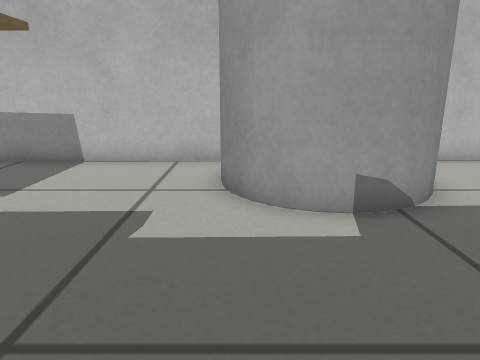
View 1 (above)

12 first-person views from a walk through a robot-simulator world made for Gazebo. The camera is 0.42 m above the floor, tilts 14° down and sees 70° across. The floor is counted in squares, 0.2 m on a side. Each view is taken from the middle of a square. On the plan, view 1 faces up. The plan holds only what a view shows up to about 18 squares ahead; the rest is blank.

View 2
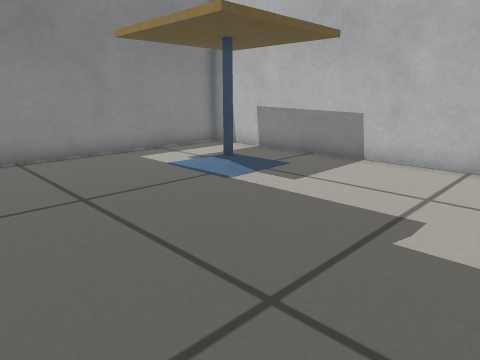

View 3
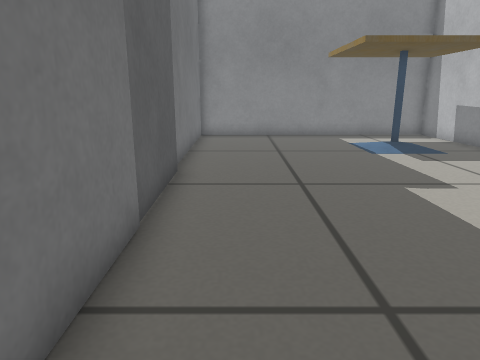

View 4
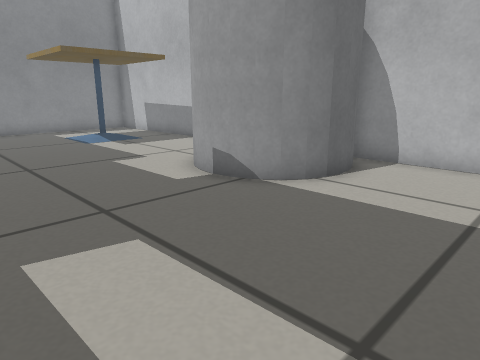

View 5
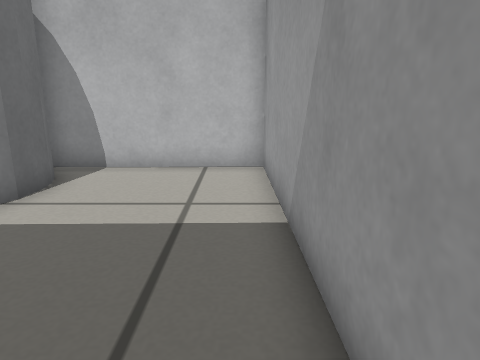

View 6
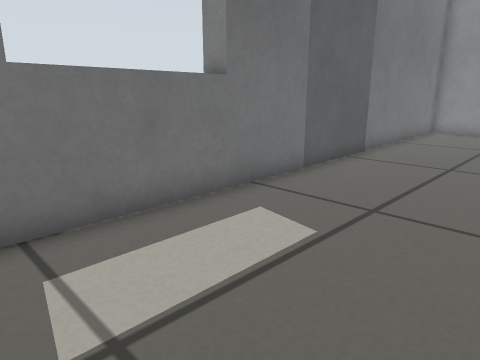

View 7
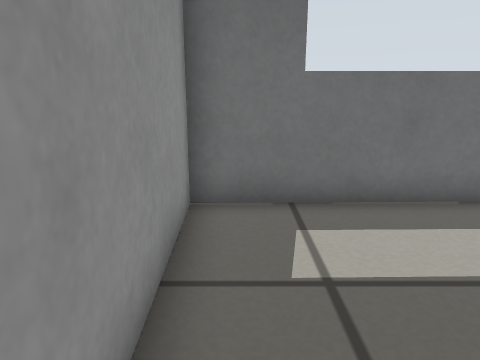

View 8
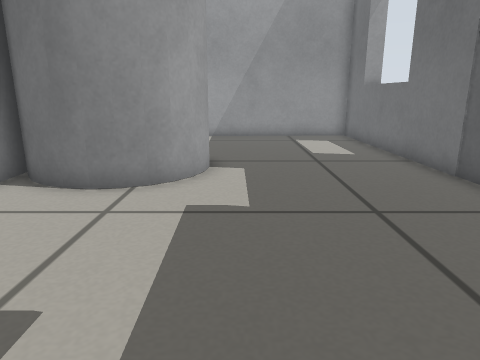

View 9
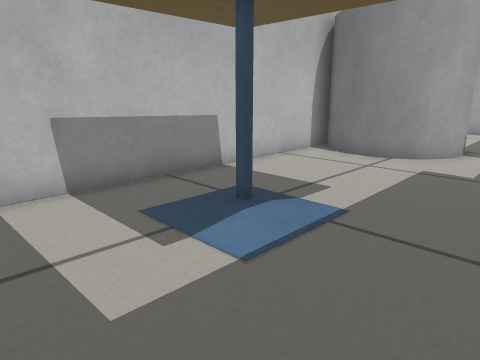

View 10
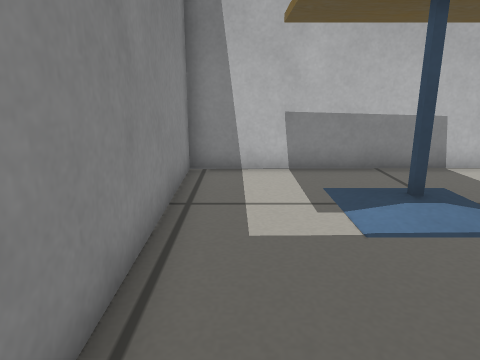

View 11
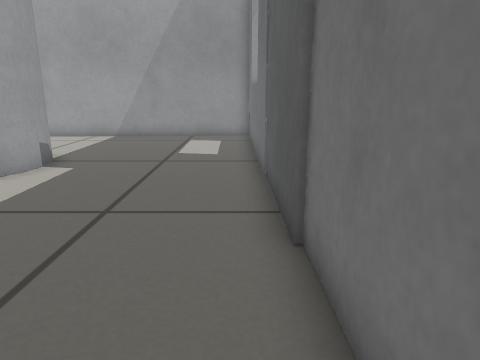

View 12
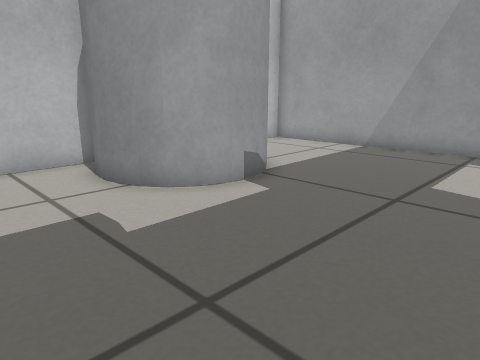

### Floor plan
Key: @ floor where view 1 was taken; # wall or solid block; . floor; C grey cylinder; T cafe table; L door leaf.
Columns run from 13 left of view 1 to 10 right of it. Each row starts with its distance up from view 1.
 11 ########################
 10 #............CC  C.....#
  9 #............C   C.....#
  8 #....  ......C   C.....#
  7 #....T ......CC CC.....#
  6 #.............CCC......#
  5 #......................#
  4 #......................#
  3 #......................#
  2 ##.....................#
  1  #.....................#
  0  #...........@.........#
 -1  #########LLLL##########

Where each view was taken, in squares from view 1:
view 1: 0 up, 0 right, facing up
view 2: 0 up, 0 right, facing up-left
view 3: 1 up, 6 right, facing left
view 4: 0 up, 9 right, facing up-left
view 5: 1 up, 9 right, facing up
view 6: 5 up, 9 right, facing down-left
view 7: 6 up, 9 right, facing down
view 8: 5 up, 8 left, facing right
view 9: 3 up, 12 left, facing up-right
view 10: 1 up, 11 left, facing up
view 11: 0 up, 8 left, facing right
view 12: 0 up, 4 left, facing up-right
